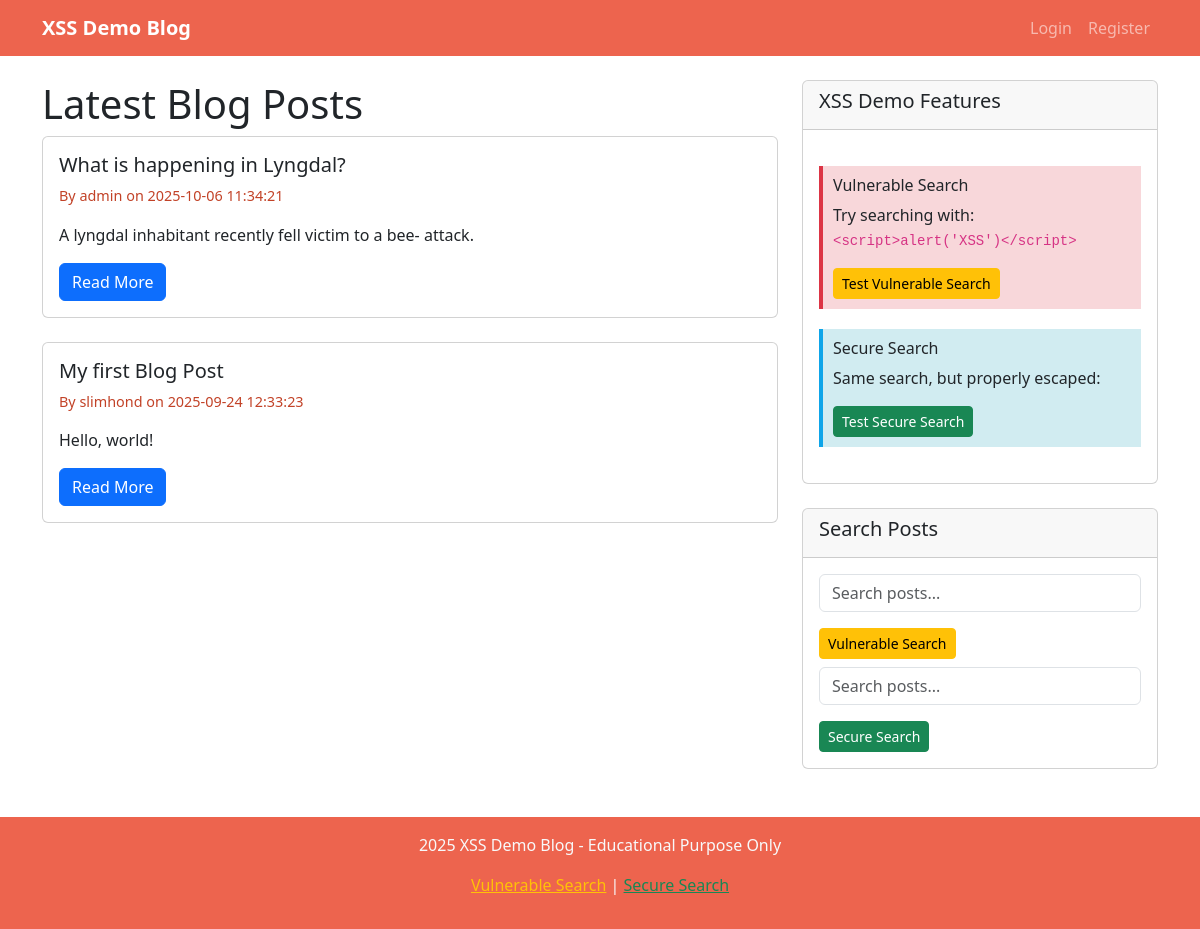
The page / on the database its author committed.
### tables this page shows
CREATE TABLE posts
                 (id INTEGER PRIMARY KEY AUTOINCREMENT,
                  title TEXT NOT NULL,
                  content TEXT NOT NULL,
                  author_id INTEGER,
                  created_at TIMESTAMP DEFAULT CURRENT_TIMESTAMP,
                  FOREIGN KEY (author_id) REFERENCES users (id));

CREATE TABLE users
                 (id INTEGER PRIMARY KEY AUTOINCREMENT,
                  username TEXT UNIQUE NOT NULL,
                  password_hash TEXT NOT NULL,
                  email TEXT NOT NULL,
                  created_at TIMESTAMP DEFAULT CURRENT_TIMESTAMP, totp_secret TEXT, totp_enabled INTEGER DEFAULT 0, oauth_provider TEXT, oauth_id TEXT, account_locked INTEGER DEFAULT 0, lock_until TIMESTAMP, last_login TIMESTAMP);

### app.py (the view)
@app.route('/')
def index():
    conn = get_db_connection()
    posts = conn.execute('''SELECT p.*, u.username
                            FROM posts p
                            JOIN users u ON p.author_id = u.id
                            ORDER BY p.created_at DESC''').fetchall()
    conn.close()
    return render_template('index.html', posts=posts)

### app.py (called while the page is built)
def get_db_connection():
    conn = sqlite3.connect('blog.db')
    conn.row_factory = sqlite3.Row
    return conn

### templates/index.html (shortened to what this page needs)
{% extends "base.html" %}
{% block content %}
<div class="row">
    <div class="col-md-8">
        <h1>Latest Blog Posts</h1>
        {% if posts %}
            {% for post in posts %}
                <div class="card mb-4">
                    <div class="card-body">
                        <h5 class="card-title">{{ post.title }}</h5>
                        <p class="post-meta">By {{ post.username }} on {{ post.created_at }}</p>
                        <p class="card-text">{{ post.content[:200] }}{% if post.content|length > 200 %}...{% endif %}</p>
                        <div class="d-flex justify-content-between align-items-center">
                            <a href="{{ url_for('view_post', post_id=post.id) }}" class="btn btn-primary">Read More</a>
                        </div>
                    </div>
                </div>
            {% endfor %}
        {% else %}
            <div class="alert alert-info">
                <h4>Welcome to XSS Demo Blog!</h4>
                <p>No posts available yet. <a href="{{ url_for('register') }}">Register</a> and <a href="{{ url_for('create_post') }}">create your first post</a>!</p>
            </div>
        {% endif %}
    </div>
    <div class="col-md-4">
        <div class="card">
            <div class="card-header">
                <h5>XSS Demo Features</h5>
            </div>
            <div class="card-body">
                <div class="vulnerability-info">
                    <h6> Vulnerable Search</h6>
                    <p>Try searching with: <code>&lt;script&gt;alert('XSS')&lt;/script&gt;</code></p>
                    <a href="/vulnerable_search?q=<script>alert('XSS')</script>" class="btn btn-warning btn-sm">Test Vulnerable Search</a>
                </div>
                <div class="security-info">
                    <h6> Secure Search</h6>
                    <p>Same search, but properly escaped:</p>
                    <a href="/secure_search?q=<script>alert('XSS')</script>" class="btn btn-success btn-sm">Test Secure Search</a>
                </div>
            </div>
        </div>
        <div class="card mt-4">
            <div class="card-header">
                <h5>Search Posts</h5>
            </div>
            <div class="card-body">
                <form action="/vulnerable_search" method="GET">
                    <div class="mb-3">
                        <input type="text" name="q" class="form-control" placeholder="Search posts..." value="{{ request.args.get('q', '') }}">
                    </div>
                    <button type="submit" class="btn btn-warning btn-sm">Vulnerable Search</button>
                </form>
                <form action="/secure_search" method="GET" class="mt-2">
                    <div class="mb-3">
                        <input type="text" name="q" class="form-control" placeholder="Search posts..." value="{{ request.args.get('q', '') }}">
                    </div>
                    <button type="submit" class="btn btn-success btn-sm">Secure Search</button>
                </form>
            </div>
        </div>
    </div>
</div>
{% endblock %}

### templates/base.html (style rules this page uses)
.post-meta { color: #C24227; font-size: 0.9em; }
.vulnerability-info { background-color: #f8d7da; border-left: 4px solid #dc3545; padding: 10px; margin: 20px 0; }
.security-info { background-color: #d1ecf1; border-left: 4px solid #0ea5e9; padding: 10px; margin: 20px 0; }

### rows shown on the page
posts: title "What is happening in Lyngdal?", username "admin", created_at "2025-10-06 11:34:21", content "A lyngdal inhabitant recently fell victim to a bee- attack."
posts: title "My first Blog Post", username "slimhond", created_at "2025-09-24 12:33:23", content "Hello, world!"
